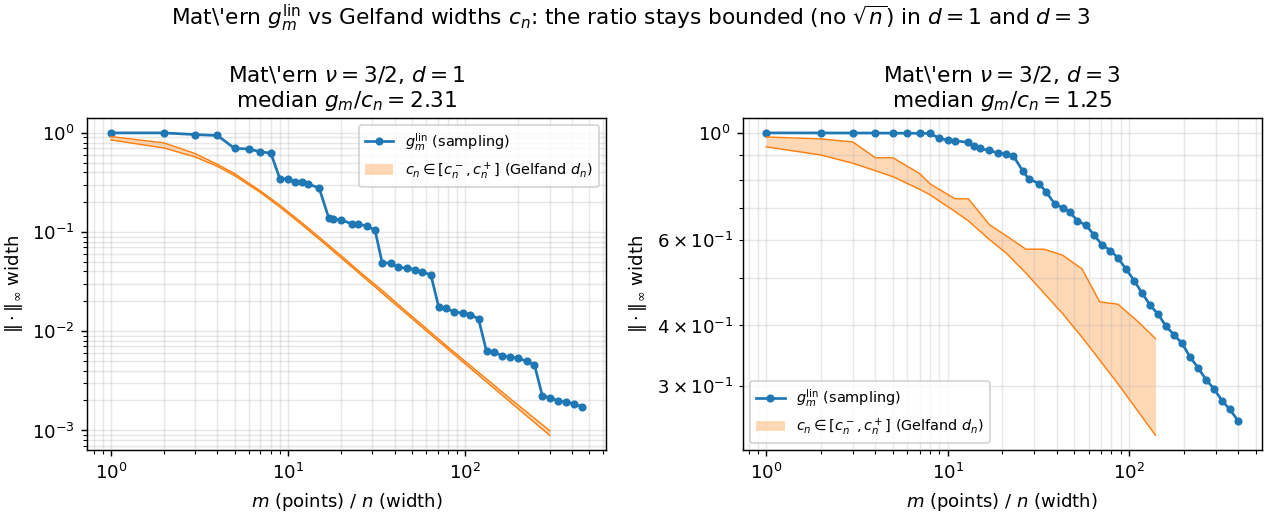

The script that saved this image:
"""
Sampling numbers vs Gelfand widths for the MATERN kernel, in d=1 and d=3.

The Legendre experiment (legendre.py) repeated for a Matern nu=3/2 RKHS -- a bounded kernel with
regularly-varying (algebraic) singular numbers, the regime the comparison theorem of
MAIN_Sampl_vs_Gelfand.tex covers.  For each dimension the two widths g_m^lin and c_n run parallel
and the ratio g_m/c_n stays BOUNDED (no sqrt(n)), whereas the general KPUU bound only gives
g_{2n} <= C sqrt(n) c_n.  The theorem has no dimension in its hypotheses, and the bounded ratio
indeed persists in d=3 (Matern is stationary, so it drops into higher d unchanged).

Two figures: matern.png (the g_m^lin vs c_n comparison, d=1 and d=3) and
matern_points.png (the P-greedy design in d=1: quasi-uniform gap-bisection -- the structure
behind the staircase g_m curve, contrast the endpoint-clustered Legendre design).
"""

from __future__ import annotations
import numpy as np
import torch
import matplotlib

matplotlib.use("Agg")
import matplotlib.pyplot as plt

from kernels import MaternKernel
from greedy import design_figure
import widths

torch.manual_seed(0)


def rates_figure():
    specs = [
        (
            1,
            MaternKernel(nu=1.5, ell=0.3),
            dict(m_max=460, sel_grid=16000, cn_grid=2000, n_cap=300),
        ),
        (
            3,
            MaternKernel(nu=1.5, ell=0.6),
            dict(m_max=400, sel_grid=20000, cn_grid=8000, n_cap=140, refine_iters=100),
        ),
    ]

    results = []
    for d, ker, cfg in specs:
        r = widths.sampling_vs_gelfand(ker, d=d, **cfg)
        g_at_cN = np.exp(
            np.interp(np.log(r["cN"]), np.log(r["m_list"]), np.log(r["g"]))
        )
        r["ratio"] = g_at_cN / r["cn"]  # ratio at the (upper) c_n
        results.append((rf"Mat\'ern $\nu=3/2$, $d={d}$", r))
        print(
            f"Matern d={d}:  n_used={r['n_used']:4d}   "
            f"median g_m/c_n = {np.median(r['ratio']):.2f}  "
            f"(range {r['ratio'].min():.2f}-{r['ratio'].max():.2f})"
        )

    fig, axes = plt.subplots(
        1, len(specs), figsize=(5.0 * len(specs), 4.2), squeeze=False
    )
    for j, (label, r) in enumerate(results):
        # --- the two widths ---
        ax = axes[0, j]
        ax.loglog(
            r["m_list"],
            r["g"],
            "o-",
            ms=3.5,
            color="C0",
            label=r"$g_m^{\mathrm{lin}}$ (sampling)",
        )
        ax.fill_between(
            r["cN"],
            r["cn_lo"],
            r["cn"],
            color="C1",
            alpha=0.3,
            lw=0,
            label=r"$c_n\in[c_n^-,c_n^+]$ (Gelfand $d_n$)",
        )
        ax.loglog(r["cN"], r["cn_lo"], "-", color="C1", lw=0.8)
        ax.loglog(r["cN"], r["cn"], "-", color="C1", lw=0.8)
        ax.set_xlabel(r"$m$ (points) $/$ $n$ (width)")
        ax.set_ylabel(r"$\|\cdot\|_\infty$ width")
        ax.set_title(f"{label}\nmedian $g_m/c_n = {np.median(r['ratio']):.2f}$")
        ax.legend(fontsize=8)
        ax.grid(True, which="both", alpha=0.3)

    fig.suptitle(
        r"Mat\'ern $g_m^{\mathrm{lin}}$ vs Gelfand widths $c_n$: the ratio stays "
        r"bounded (no $\sqrt{n}$) in $d=1$ and $d=3$"
    )
    fig.tight_layout()
    fig.savefig("matern.png", dpi=130, bbox_inches="tight", pad_inches=0.02)
    print("figure saved -> matern.png")


def points_figure(grid=4000):
    """P-greedy design for the Matern kernel (d=1): quasi-uniform gap-bisection (the staircase
    g_m signature of a stationary kernel).  Uniform candidate grid (no endpoint preference).
    """
    ker = MaternKernel(nu=1.5, ell=0.3)
    design_figure(
        ker,
        widths.box_grid(grid, 1, ker.dtype, kind="uniform"),
        r"Mat\'ern $\nu=3/2$",
        "quasi-uniform",
        "matern_points.png",
    )


if __name__ == "__main__":
    rates_figure()
    points_figure()
